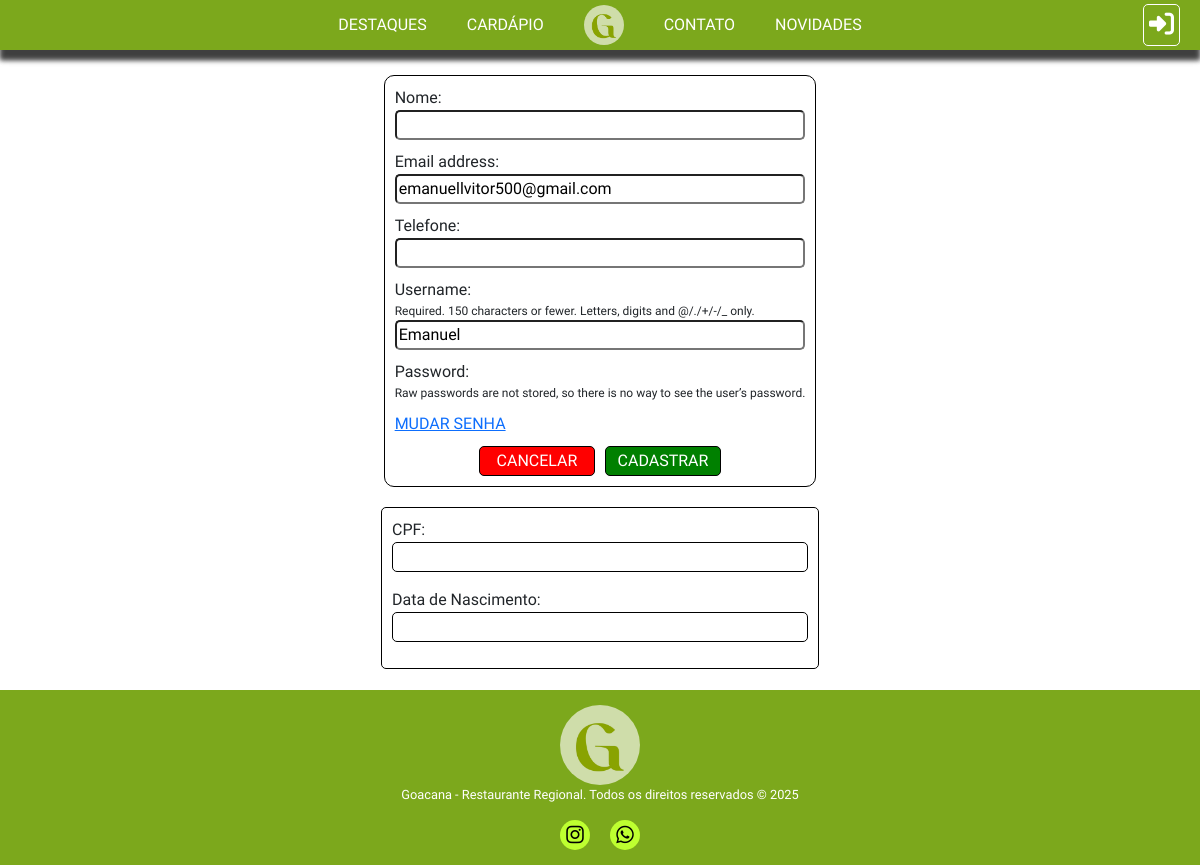
/edit_user/1/, run on an earlier commit of the app's database.
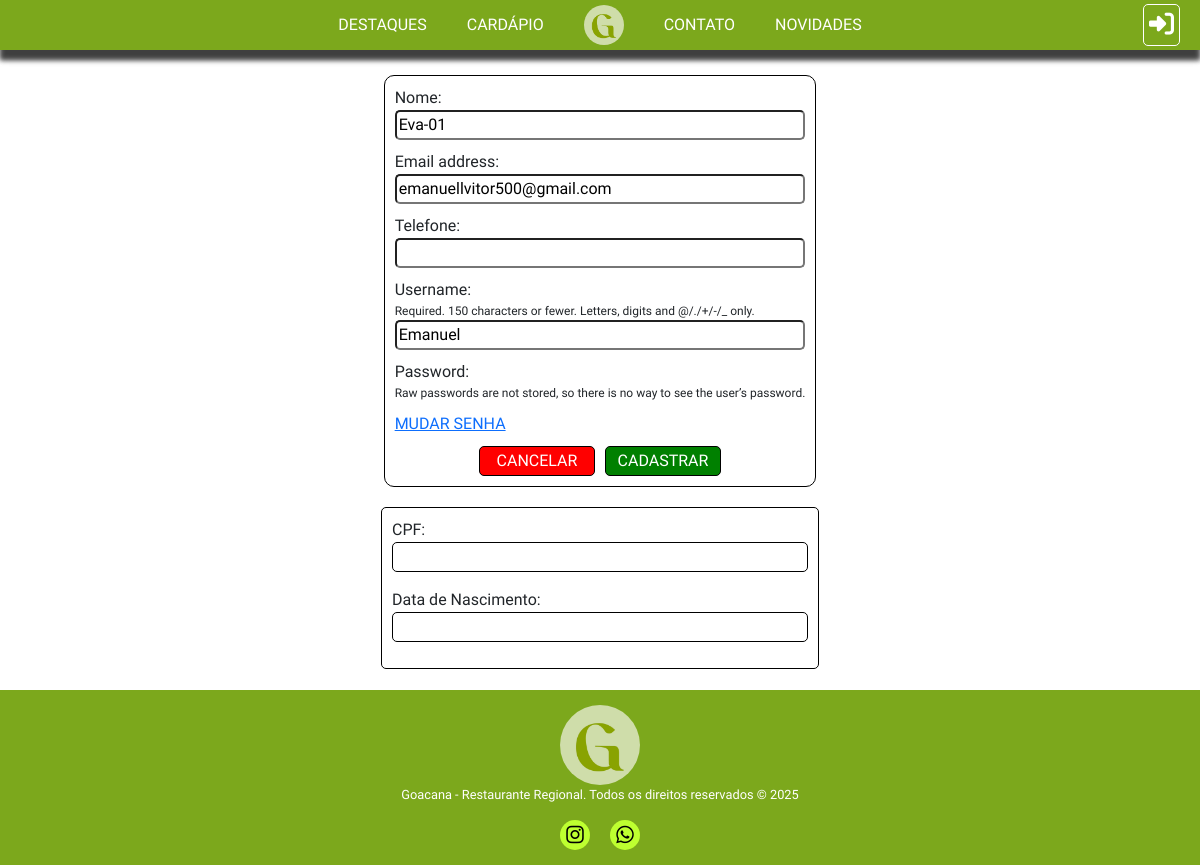
And on a later commit of the database.
### core/models.py (models this page shows)
class TB_USUARIOS(AbstractUser):
    Nome =  models.CharField(max_length=45, null=False)
    CPF = models.CharField(max_length=11, null=False)
    Telefone = models.CharField(max_length=15, null=True)
    Data_Nascimento = models.DateField(null=True)
    Login = models.CharField(max_length=45, null=False)
    Senha = models.CharField(max_length=45, null=False)

### core/views.py (the view)
# urls.py: path('edit_user/<int:id>/', edit_user, name='edit_user'),
def edit_user(request, id):
    user = TB_USUARIOS.objects.get(pk=id)
    if request.method == 'POST':
        form = TB_USUARIOS_FORMS_EDIT(request.POST, instance=user)
        if form.is_valid():
            form.save()
            return redirect('login')
    else:
        form = TB_USUARIOS_FORMS_EDIT(instance=user)
    contexto = {'form': form}
    return render(request, 'cad_user.html', contexto)

### core/forms.py
class TB_USUARIOS_FORMS_EDIT(UserChangeForm):
    class Meta:
        model = TB_USUARIOS
        fields = ['Nome', 'email', 'Telefone', 'username', 'password']

### core/templates/cad_user.html (shortened to what this page needs)
{% extends 'base/base.html' %}
{% load static %}
{% block 'header' %}
<link rel="stylesheet" href="{% static 'CSS/cad_user.css' %}">
{% endblock %}
{% block 'content' %}
<div class="vheight">
    <div class="form-frame">
        <form method="post">
            {{ form }}
            {% if user.id != 1 %}
                <a href="{% url 'password_change' %}">MUDAR SENHA</a>
            {% endif %}
            <div class="botoes">
                <a href="{% url 'admins' %}">
                    <div>
                        CANCELAR
                    </div>
                </a>
                <input type="submit" value="CADASTRAR" class="botao">
            </div>
        </form>
    </div>
    {% if user.id != 1 %}
        <div class="dados_extras {{ state }}">
            <div class="wow">
                CPF:
                <p>{{ user.CPF }}</p>
            </div>
            <div class="wow">
                Data de Nascimento:
                <p>{{ user.Data_Nascimento }}</p>
            </div>
        </div>
    {% endif %}
</div>
{% endblock %}

What changed in the data, as far as the page shows it:
changed TB_USUARIOS "emanuellvitor500@gmail.com": Nome (not shown) → "Eva-01"
